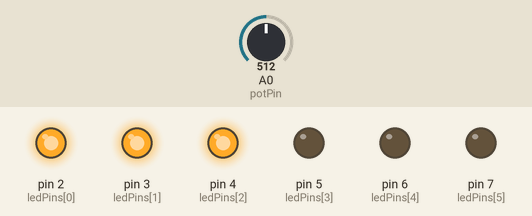
Recording of a sketch running on a simulated Arduino Uno, built with avr-gcc and run on an emulated ATmega328P. On the bench: output pins drawn as LEDs (lit = HIGH). Inputs (shaded band) come from the test bench; at power-on: A0 (potPin) = 512.

Above: at 1.2 s.
1.3 s: A0 (potPin) set to 670
2.8 s: A0 (potPin) set to 691
At 3.8 s:
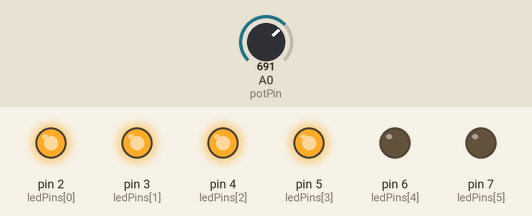
4.3 s: A0 (potPin) set to 511
At 5.0 s:
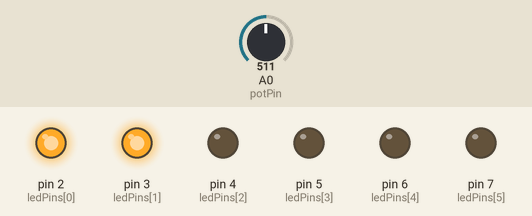
5.8 s: A0 (potPin) set to 351
7.3 s: A0 (potPin) set to 332
At 8.5 s:
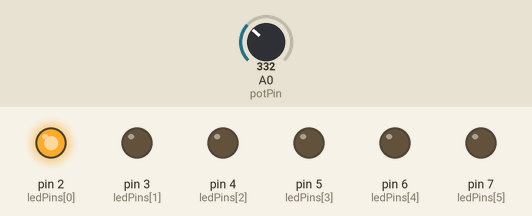
8.8 s: A0 (potPin) set to 716
At 9.6 s:
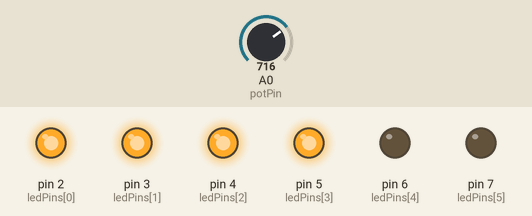
Timing chart, 0 to 11.3 s (numbered marks = the images above; inputs shaded):
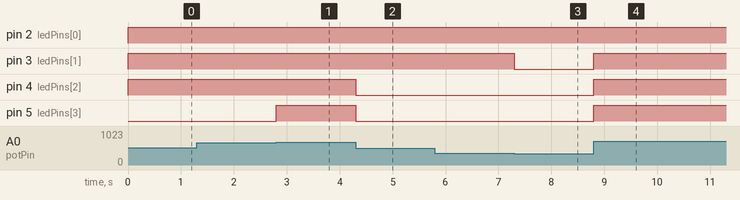

The sketch:

sketch.ino
```cpp
// Pin the potentiometer is attached to
int potPin = A0;

// Array of numbers the LEDs are attached to
int ledPins[] = {2,3,4,5,6,7};

//The number of leds in the bar graph
int ledCount = sizeof(ledPins) / sizeof(ledPins[0]);

void setup() {
  for (int thisLed = 0; thisLed < ledCount; thisLed++) {
    pinMode(ledPins[thisLed], OUTPUT);
  }

}

void loop() {
  // read the potentiometer
  int potReading = analogRead(potPin);
  // map the result to a range from 0 to the number of LEDs
  int ledLevel = map(potReading, 0, 1023, 0, ledCount);

  // loop over the led array
  for (int thisLed= 0; thisLed < ledCount; thisLed++){
    // if the array element's index is less than ledLevel, turn the pin for this
    // element on
    if (thisLed < ledLevel) {
      digitalWrite(ledPins[thisLed], HIGH);
    } else {
      digitalWrite(ledPins[thisLed], LOW);
    }
  }
}
```

Measured:
- the behaviour switches between 681 and 682 on A0 (potPin) (found by bisection; images 0 and 1)
- the behaviour switches between 341 and 340 on A0 (potPin) (found by bisection; images 2 and 3)
- after the input at 1.3 s, every drawn part: stays the same
- after the input at 2.8 s, pin 5 (ledPins[3]): LOW → HIGH at once
- after the input at 4.3 s, pin 4 (ledPins[2]), pin 5 (ledPins[3]): HIGH → LOW at once
- after the input at 5.8 s, every drawn part: stays the same
- after the input at 7.3 s, pin 3 (ledPins[1]): HIGH → LOW at once
- after the input at 8.8 s, pin 3 (ledPins[1]), pin 4 (ledPins[2]), pin 5 (ledPins[3]): LOW → HIGH at once
